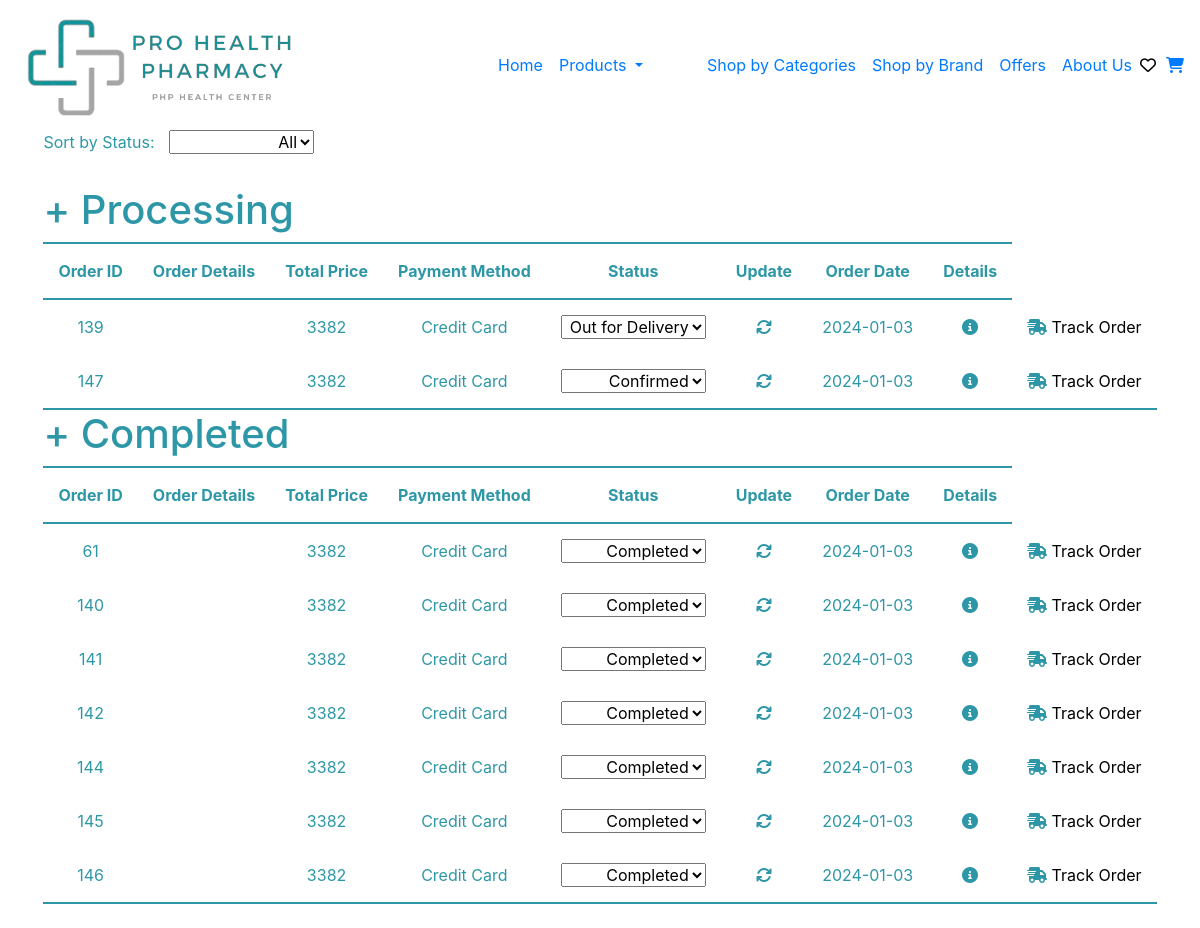
The app's page /ManageOrders/ta.php with its own data.
### ManageOrders/ta.php (the view, shortened to what this page needs)
<?php
include '../header.php';
include '../Connection/init.php';
$statuses = ['Processing', 'Confirmed', 'Ready to Pickup', 'Out for Delivery'];
$statusPlaceholders = implode(',', array_fill(0, count($statuses), '?'));
$stmt = $db->prepare("SELECT * FROM `order data` WHERE Status IN ($statusPlaceholders) ORDER BY OrderDate DESC");
$stmt->execute($statuses);
$processingData = $stmt->fetchAll(PDO::FETCH_ASSOC);
$completedData = [];
$stmt = $db->query("SELECT * FROM `order data` WHERE Status = 'Completed' ORDER BY OrderDate DESC");
while ($row = $stmt->fetch(PDO::FETCH_ASSOC)) {
    $completedData[] = $row;
}
function getStatusOptions($selectedStatus) {
    $statusOptions = array(
        'Confirmed', 'Processing', 'Ready to Pickup', 'Out for Delivery', 'Completed'
    );
    $options = '';
    foreach ($statusOptions as $status) {
        $selected = ($selectedStatus == $status) ? 'selected' : '';
        $options .= "<option value='$status' $selected>$status</option>";
    }
    return $options;
}
?>
<!DOCTYPE html>
<html lang="en">
<head>
</head>
<body>
<div class="Container">
  <div class="row">
    <div class="col-xl-12">
<label class="inline-elements" for="Sorting">Sort by Status:</label>
<select class="inline-elements" name="Sorting" id="Sorting" onchange="toggleTable()">
    <option value="All">All</option>
</select>
<br> <br>
<h1 class="inline-elements" id="processingHeading">+ Processing</h1>
      <table id="processingTable" class="hidden" style="border-bottom: 2px solid #2E97A7;">
    <thead>
        <tr>
            <th>Order ID</th>
            <th>Order Details</th>
            <th>Total Price</th>
            <th>Payment Method</th>
            <th>Status</th>
            <th>Update</th>
            <th>Order Date</th>
            <th>Details</th>
        </tr>
    </thead>
    <tbody id="originalTbody">
            <tr>
            <?php
            foreach ($processingData as $order): ?>
                <td><?php echo $order['OrderID']; ?></td>
                <td><?php echo $order['OrderDetails']; ?></td>
                <td><?php echo $order['TotalPrice']; ?></td>
                <td><?php echo $order['PaymentMethod']; ?></td>
                <td>
                    <select name="status">
                        <?php echo getStatusOptions($order['Status']); ?>
                    </select>
                </td>
                <td>       <button class="update-icon" name="OrderID[]" data-order-id="<?php echo $order['OrderID']; ?>" onclick="updateStatus(this)">
  <i class="fas fa-sync"></i>
</button></td>
                <td><?php echo $order['OrderDate']; ?></td>
                <td> <a href="../ManageOrders/ViewOrderDetails.php?OrderID=<?php echo $order['OrderID']; ?>"> <button class="details-icon" name="OrderID[]" data-order-id="<?php echo $order['OrderID']; ?>"> <i class="fas fa-info-circle"></i> </button>      </a></td>
                <td> <a href="../Function/TrackOrder.php?OrderID=<?php echo $order['OrderID']; ?>" name="TrackOrder"> <button class="details-icon" name="OrderID[]" data-order-id="<?php echo $order['OrderID']; ?>"><i class="fas fa-shipping-fast"></i> Track Order  </button> </a> </td>
            </tr>
        <?php endforeach; ?>
    </tbody>
</table>
<h1 class="inline-elements" id="completedHeading">+ Completed</h1>
      <table id="completedTable" class="hidden" style="border-bottom: 2px solid #2E97A7;">
    <thead>
        <tr>
            <th>Order ID</th>
            <th>Order Details</th>
            <th>Total Price</th>
            <th>Payment Method</th>
            <th>Status</th>
            <th>Update</th>
            <th>Order Date</th>
            <th>Details</th>
        </tr>
    </thead>
    <tbody>
        <?php foreach ($completedData as $order): ?>
            <a href="../ManageOrders/ViewOrderDetails.php">  <tr>
                <td><?php echo $order['OrderID']; ?></td>
                <td><?php echo $order['OrderDetails']; ?></td>
                <td><?php echo $order['TotalPrice']; ?></td>
                <td><?php echo $order['PaymentMethod']; ?></td>
                <td>
                    <select name="status">
                        <?php echo getStatusOptions($order['Status']); ?>
                    </select>
                </td>
                <td>       <button class="update-icon" name="OrderID[]" data-order-id="<?php echo $order['OrderID']; ?>" onclick="updateStatus(this)">
  <i class="fas fa-sync"></i>
</button></td>
                <td><?php echo $order['OrderDate']; ?></td>
                <td> <a href="../ManageOrders/ViewOrderDetails.php?OrderID=<?php echo $order['OrderID']; ?>"> <button class="details-icon" name="OrderID[]" data-order-id="<?php echo $order['OrderID']; ?>"> <i class="fas fa-info-circle"></i> </button>      </a></td>
                <td> <a href="../Function/TrackOrder.php?OrderID=<?php echo $order['OrderID']; ?>" name="TrackOrder"> <button class="details-icon" name="OrderID[]" ><i class="fas fa-shipping-fast"></i> Track Order  </button> </a> </td>
            </tr> </a>
        <?php endforeach; ?>
    </tbody>
</table>
<br>
    </div>
  </div>
</div>
</body>
</html>

### css/main.css (style rules this page uses)
* { box-sizing: border-box; }

### ManageOrders/ta.php (style rules this page uses)
.Container { display: flex; justify-content: center; }
th { border-top: 2px solid #2E97A7; border-bottom: 2px solid #2E97A7; }
table, th, tr, td { padding: 15px; text-align: center; color: #2E97A7; }
h1, label { color: #2E97A7; }
.inline-elements label, select { text-align: end; }
.inline-elements { display: inline-block; margin-right: 10px; }
button.details-icon { background: none; border: none; padding: 0; }
button.details-icon i { color: #2E97A7; }
button.update-icon { background: none; border: none; padding: 0; }
button.update-icon i { color: #2E97A7; }

### records on screen
order data: OrderID "139", TotalPrice "3382", PaymentMethod "Credit Card", status "Out for Delivery", OrderDate "2024-01-03"
order data: OrderID "147", TotalPrice "3382", PaymentMethod "Credit Card", status "Confirmed", OrderDate "2024-01-03"
order data: OrderID "61", TotalPrice "3382", PaymentMethod "Credit Card", status "Completed", OrderDate "2024-01-03"
order data: OrderID "140", TotalPrice "3382", PaymentMethod "Credit Card", status "Completed", OrderDate "2024-01-03"
order data: OrderID "141", TotalPrice "3382", PaymentMethod "Credit Card", status "Completed", OrderDate "2024-01-03"
order data: OrderID "142", TotalPrice "3382", PaymentMethod "Credit Card", status "Completed", OrderDate "2024-01-03"
order data: OrderID "144", TotalPrice "3382", PaymentMethod "Credit Card", status "Completed", OrderDate "2024-01-03"
order data: OrderID "145", TotalPrice "3382", PaymentMethod "Credit Card", status "Completed", OrderDate "2024-01-03"
order data: OrderID "146", TotalPrice "3382", PaymentMethod "Credit Card", status "Completed", OrderDate "2024-01-03"
